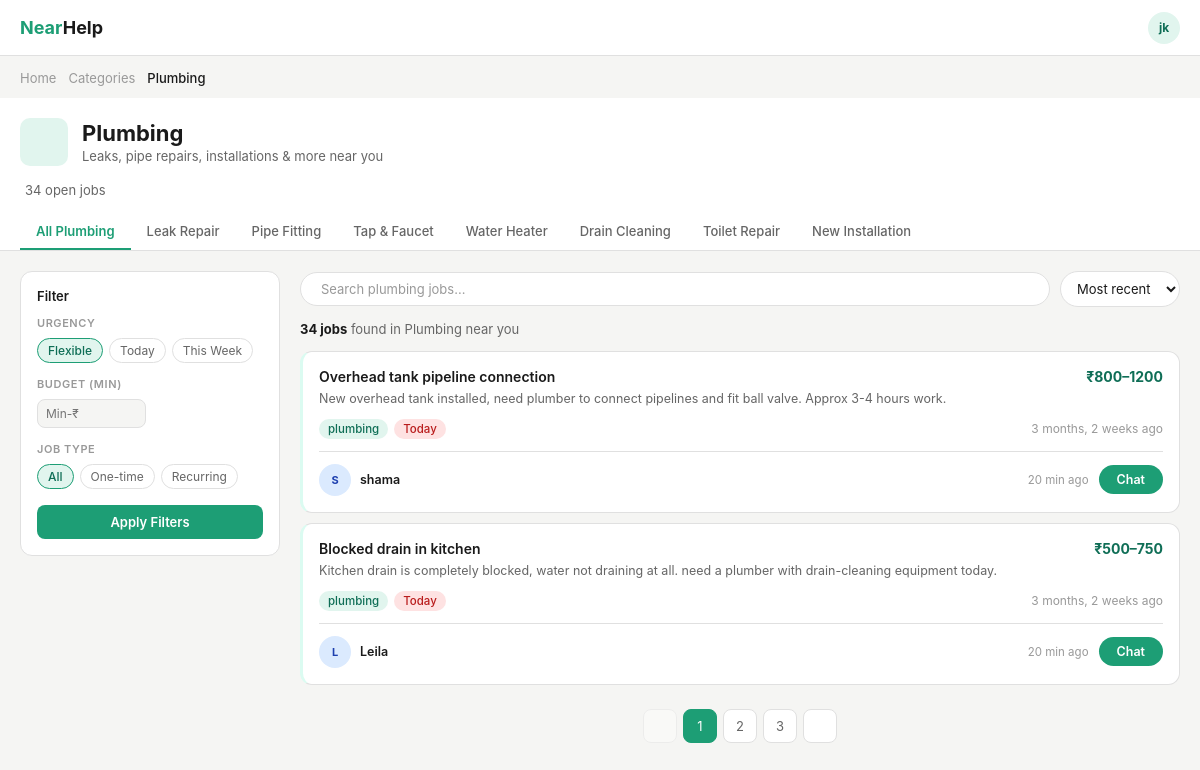
/Plumbing_page, run on the app's committed database.
### projectnearhelpapp/models.py (models this page shows, shortened)
class Job_postings(models.Model):
        Client = models.ForeignKey(settings.AUTH_USER_MODEL, on_delete=models.CASCADE)
        Title = models.CharField(max_length=80)
        Category = models.CharField()
        Description = models.TextField(max_length=500)
        Photos = models.ImageField(upload_to="job_photos/" , blank=True, null=True)
        Budget_min = models.IntegerField(blank=True, null=True)
        Budget_max = models.IntegerField(blank=True, null=True)
        Duration = models.CharField()
        Urgency = models.CharField()
        Area = models.CharField(max_length=100)
        Town = models.CharField(max_length=100)
        Pin = models.IntegerField(max_length=6)
        Date_posted = models.DateTimeField(auto_now_add=True)
        Status = models.CharField(max_length=20, default='open')
        @property
        def client_fullname(self):
                if hasattr(self.Client, 'client_details'):
                        return self.Client.client_details.Fullname
                return None

class Client_details(models.Model):
        user = models.OneToOneField(settings.AUTH_USER_MODEL, on_delete=models.CASCADE , related_name='client_details' , null=True, blank=True)
        Fullname = models.CharField(max_length=50)
        Phone_number = models.CharField()
        Email = models.CharField()
        Area = models.CharField()
        Town = models.CharField()
        Pin = models.IntegerField()
        Password = models.CharField(max_length=128)
        Preferred_language = models.CharField(max_length=50 , null=True, blank=True)
        Preferred_contact_method = models.CharField(max_length=50 , null=True, blank=True)
        Photo = models.ImageField(upload_to="photos/client_photos/" , blank=True, null=True)

### projectnearhelpapp/views.py (the view)
# urls.py: path('Plumbing_page',views.Plumbing_page,name='Plumbing_page'),
def Plumbing_page(request):
    plumbing_jobs = Job_postings.objects.filter(Category='plumbing')
    return render(request,'category/plumbing_cat_page_2.html', {'plumbing_jobs': plumbing_jobs})

### projectnearhelpapp/templates/category/plumbing_cat_page_2.html (shortened to what this page needs)
<!DOCTYPE html>
<html lang="en">
  <head>
    {% load static %}
    <link rel="stylesheet"
      href="https://cdn.jsdelivr.net/npm/@tabler/icons-webfont@latest/tabler-icons.min.css" />
    <link rel="stylesheet" href="{% static 'css/category_pages.css' %}" />
  </head>
  <body>
    <nav>
      <a class="nav-logo" href="#">Near<span>Help</span></a>
      <div class="nav-avatar">jk</div>
    </nav>
    <div class="breadcrumb">
      <a href="#">Home</a>
      <a href="#">Categories</a>
      <span class="current">Plumbing</span>
    </div>
    <div class="cat-header">
      <div class="cat-header-inner">
        <div class="cat-title-row">
          <div class="cat-icon-wrap">
          </div>
          <div>
            <h1>Plumbing</h1>
            <p>Leaks, pipe repairs, installations &amp; more near you</p>
          </div>
        </div>
        <div class="cat-meta">
          <span class="cat-meta-item"> 34 open
            jobs</span>
        </div>
        <div class="subcat-tabs">
          <button class="subcat-tab active">All Plumbing</button>
          <button class="subcat-tab">Leak Repair</button>
          <button class="subcat-tab">Pipe Fitting</button>
          <button class="subcat-tab">Tap &amp; Faucet</button>
          <button class="subcat-tab">Water Heater</button>
          <button class="subcat-tab">Drain Cleaning</button>
          <button class="subcat-tab">Toilet Repair</button>
          <button class="subcat-tab">New Installation</button>
        </div>
      </div>
    </div>
    <div class="main">
      <aside class="sidebar">
        <div class="sidebar-card">
          <h4>Filter</h4>
          <div class="filter-group">
            <div class="filter-label"><label for="">Urgency</label></div>
            <div class="filter-chips" id="UrgencyGroup">
              <button class="chip active"  data-val="flexible">Flexible</button>
              <button class="chip" data-val="today">Today</button>
              <button class="chip" data-val="week">This Week</button>
            </div>
          </div>
          <div class="filter-group" style="margin-top:14px">
            <div class="filter-label">Budget (Min)</div>
            <div class="price-inputs">
              <input name="budget_min" type="number" placeholder="Min-₹" />
            </div>
          </div>
          <div class="filter-group" style="margin-top:14px">
            <div class="filter-label"><label for="">Job Type</label></div>
            <div class="filter-chips" id="Job-type-group">
              <button class="chip active" data-val="all">All</button>
              <button class="chip" data-val="one-time">One-time</button>
              <button class="chip" data-val="recurring">Recurring</button>
            </div>
          </div>
          <button class="apply-btn">Apply Filters</button>
        </div>
      </aside>
      <div class="right-col">
        <div class="toolbar">
          <div class="search-box">
            <input type="text" placeholder="Search plumbing jobs…" />
          </div>
          <select class="sort-select">
            <option>Most recent</option>
          </select>
        </div>
        <div class="results-info"><strong>34 jobs</strong> found in Plumbing
          near you</div>
        <div class="jobs-grid">
          {% for job in plumbing_jobs %}
          <div class="job-card urgent">
            <div class="job-top">
              <div>
                <h3>{{ job.Title }}</h3>
                <p>{{ job.Description }}</p>
              </div>
              <h4>₹{{ job.Budget_min }}–{{ job.Budget_max }}</h4>
            </div>
            <div class="job-tags">
              <span class="tag green-tag">{{ job.Category }}</span>
              {% if job.Urgency == 'today' %}
              <span class="tag red-tag">Today</span>
              {% elif job.Urgency == 'week' %}
              <span class="tag red-tag">This Week</span>
              {% else %}
              <span class="tag red-tag">Flexible</span>
              {% endif %}
              <div class="distance">
               {{ job.Date_posted|timesince }} ago</div>
            </div>
            <div class="job-bottom">
              <div class="user-box">
                <div class="avatar blue-avatar">
                  {% if client.Photo %}
                  <img class="avatar-img"
                    src="{{ job.client_photo.url }}"
                    alt="Profile photo" />
                  {% else %}
                  <div class="avatar-placeholder">
                    {{ job.client_fullname|first|upper }}
                  </div>
                  {% endif %}
                </div>
                <div>
                  <h5>{{ job.client_fullname }}</h5>
                </div>
              </div>
              <div class="job-action">
                <small>20 min ago</small>
                <button>Chat</button>
              </div>
            </div>
          </div>
          {% endfor %}
        </div>
        <div class="pagination">
          <button class="page-btn disabled"></button>
          <button class="page-btn active">1</button>
          <button class="page-btn">2</button>
          <button class="page-btn">3</button>
          <button class="page-btn"></button>
        </div>
      </div>
    </div>
  </body>
</html>

### data on the page
Job_postings: Title "Overhead tank pipeline connection", Description "New overhead tank installed, need plumber to connect pipelines and fit ball valve. Approx 3-4 hours work.", Budget_min "800", Budget_max "1200", Category "plumbing", Urgency "Today", Date_posted "3 months, 2 weeks", client_fullname|first "S", client_fullname "shama"
Job_postings: Title "Blocked drain in kitchen", Description "Kitchen drain is completely blocked, water not draining at all. need a plumber with drain-cleaning equipment today.", Budget_min "500", Budget_max "750", Category "plumbing", Urgency "Today", Date_posted "3 months, 2 weeks", client_fullname|first "L", client_fullname "Leila"
